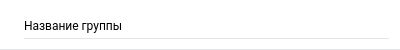
<?xml version="1.0" encoding="UTF-8"?>
<ui version="4.0">
 <class>ErrorGroupItem</class>
 <widget class="QWidget" name="ErrorGroupItem">
  <property name="geometry">
   <rect>
    <x>0</x>
    <y>0</y>
    <width>400</width>
    <height>50</height>
   </rect>
  </property>
  <property name="minimumSize">
   <size>
    <width>0</width>
    <height>50</height>
   </size>
  </property>
  <property name="windowTitle">
   <string>Form</string>
  </property>
  <property name="styleSheet">
   <string notr="true">border-bottom: 1px solid #E2E4E5;
background-color: white;
</string>
  </property>
  <layout class="QHBoxLayout" name="horizontalLayout">
   <item>
    <widget class="QLabel" name="groupIconLabel">
     <property name="sizePolicy">
      <sizepolicy hsizetype="Fixed" vsizetype="Preferred">
       <horstretch>0</horstretch>
       <verstretch>0</verstretch>
      </sizepolicy>
     </property>
     <property name="styleSheet">
      <string notr="true">
background-color: white;
border-bottom: 0px;</string>
     </property>
     <property name="text">
      <string/>
     </property>
    </widget>
   </item>
   <item>
    <widget class="QLabel" name="groupNameLabel">
     <property name="font">
      <font>
       <family>Roboto</family>
       <pointsize>9</pointsize>
      </font>
     </property>
     <property name="styleSheet">
      <string notr="true"/>
     </property>
     <property name="text">
      <string>Название группы</string>
     </property>
    </widget>
   </item>
  </layout>
 </widget>
 <resources/>
 <connections/>
</ui>
